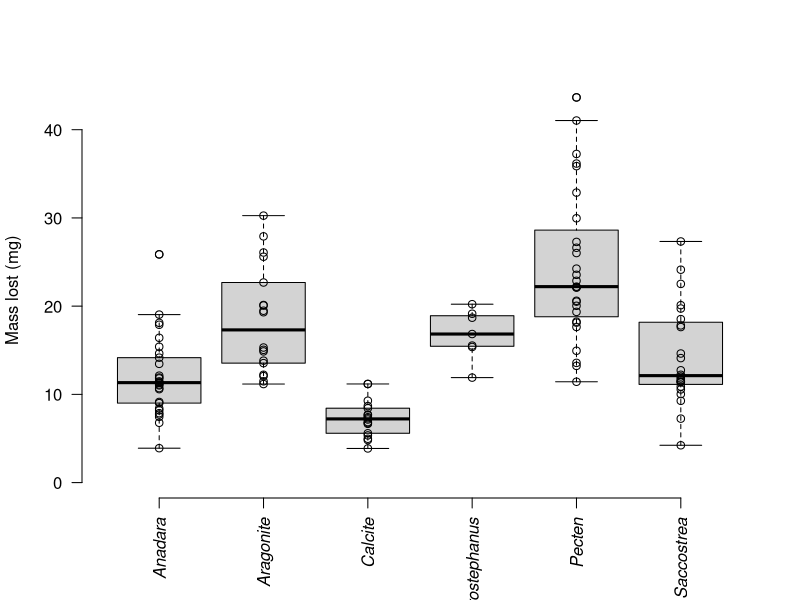
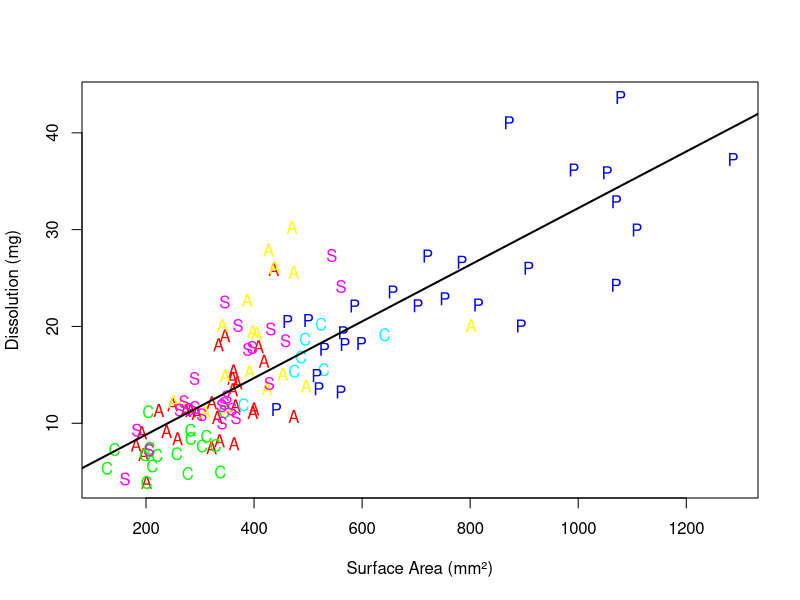
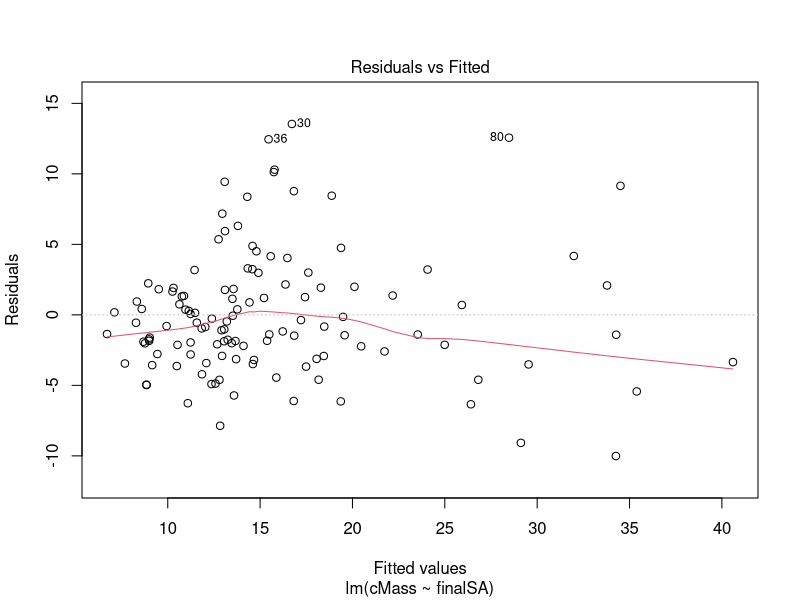
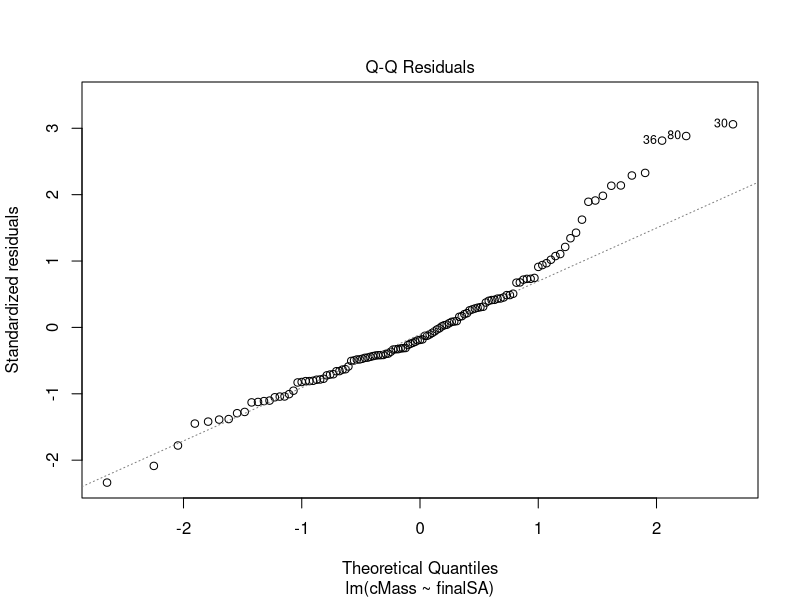
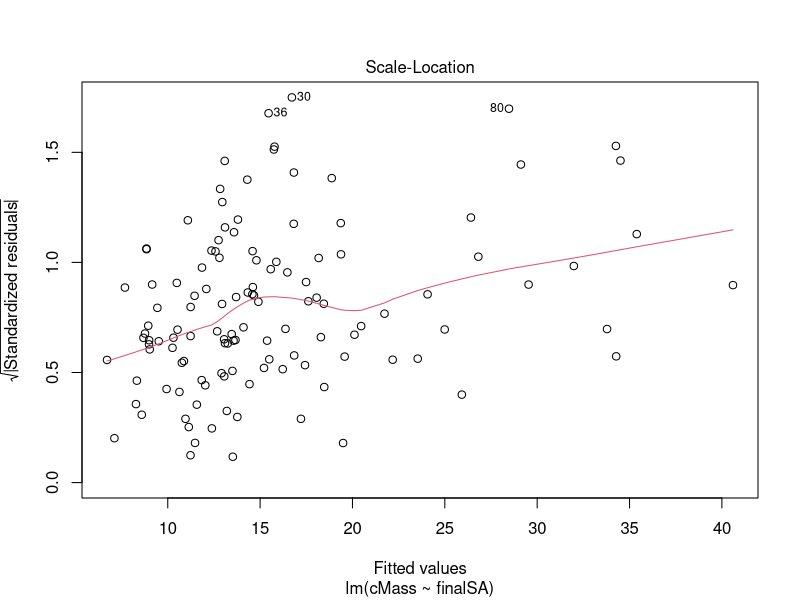
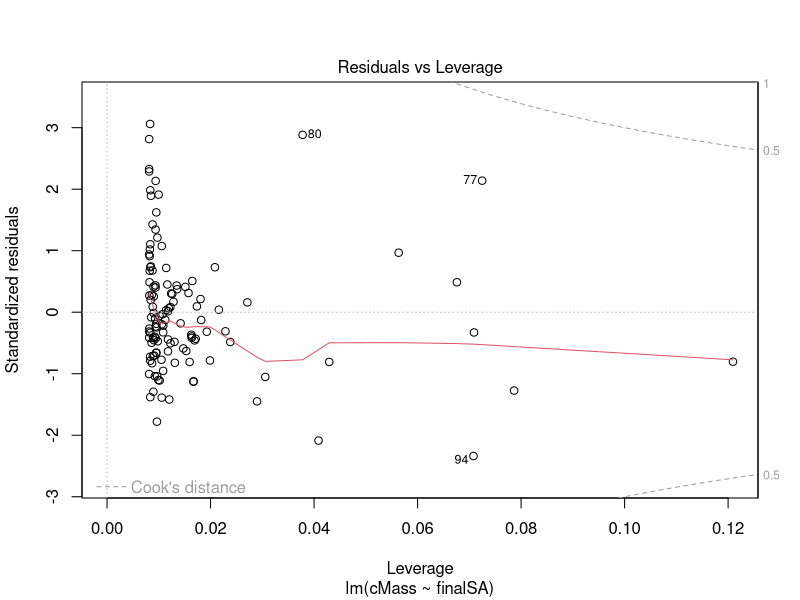
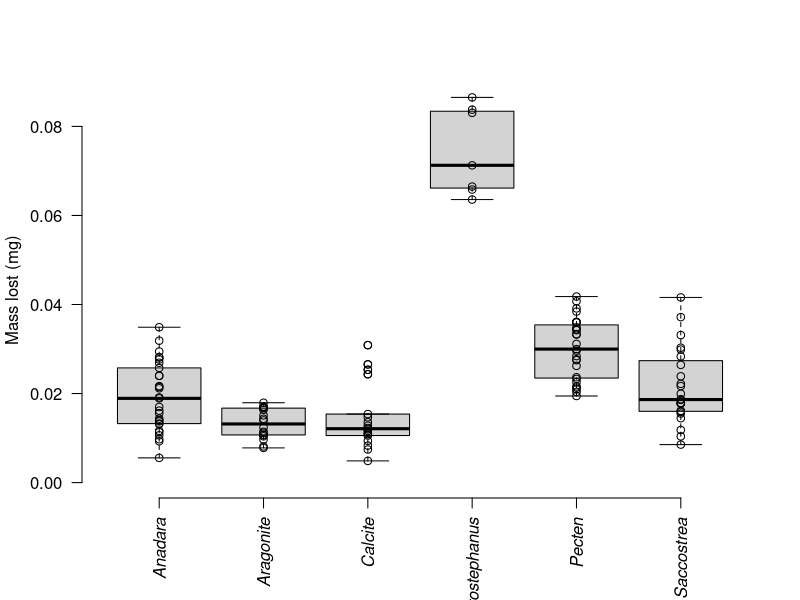
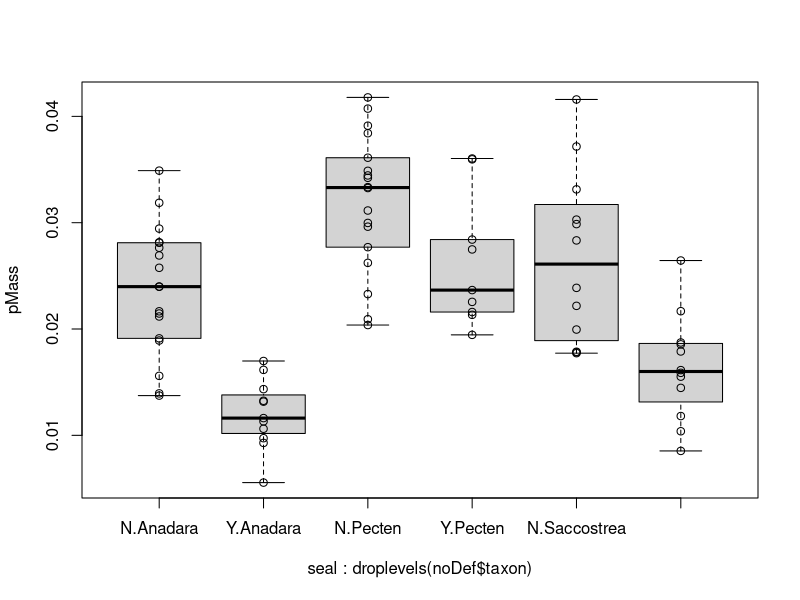

These figures' R source, in order:
################################  FILE LICENSE  ################################
#
#	This file is copyright (C) 2023 Mikayla Schmidt
#
#	This program is free software; you can redistribute it and/or modify it 
#	under the terms of version 3 the GNU General Public License as published 
#	by the Free Software Foundation.
#
#	This program is distributed in the hope that it will be useful, but WITHOUT
#	ANY WARRANTY; without even the implied warranty of MERCHANTABILITY or 
#	FITNESS FOR A PARTICULAR PURPOSE.  See the GNU General Public License for 
#	more details.
#
#	To view a copy of the license go to:
#	http://www.gnu.org/licenses/licenses.html#GPL
#	
################################################################################


#Script for analysis of cleaned data after processing, for Ch2 Expt 2
#0.0 Setup for everything
setwd("C:/Users/micke/OneDrive/Desktop/Ch2 data")
dShell <- read.csv('./Ch2Clean_Expt2.csv')

pData <- dShell
TAXA <- unique(pData$taxon)
pData$taxon <- as.factor(pData$taxon)
taxa <- sort(unique(pData$taxon))
tFont <- rep(3,length(taxa))
tFont[which(taxa == 'Anadara')] <- 1
taxaAbrev <- substring(taxa,0,5)
TAXA2 <- data.frame(taxon=taxa, tFont = tFont, tPoint=substring(taxa,0,1), tAbrev = taxaAbrev, tColor=rainbow(length(taxa)), tLine = 1:length(taxa))
#TAXA2$taxon <- factor(TAXA2$taxon, levels = c('Ethalia','Notocochlis', 'Liloa', 'Turbo', 'Alaona', 'Pinguitellina', 'Fustiaria', 'Halimeda', 'Marginopora', 'Aragonite', 'Calcite'))
#TAXA2 <- TAXA2[order(levels(TAXA2$taxon)),]
pData<-merge(pData,TAXA2,by='taxon')
#pData$taxon <- factor(pData$taxon, levels = c('Ethalia','Notocochlis', 'Liloa', 'Turbo', 'Alaona', 'Pinguitellina', 'Fustiaria', 'Halimeda', 'Marginopora', 'Aragonite', 'Calcite'))
pData$massSA <- pData$cMass/pData$finalSA


#1.0 First, cMass relationships  
#Which is mass lost by taxon 
plot(cMass ~ taxon, data=pData[!is.na(pData$cMass),], ylim=c(0,max(pData$cMass, na.rm=TRUE)), ann=FALSE, axes=FALSE)
points(cMass ~ taxon, data=pData[!is.na(pData$cMass),])
mtext('Mass lost (mg)', side=2, line=3)
axis(2, las=1)
axis(1, at=1:length(taxa), labels=taxa, font=3, cex=0.5, las=2)

#Dissolution by total mass (mg, cMass) relationship to surface area (mm^2)
plot(cMass ~ finalSA, data=pData, xlab='Surface Area (mm\u00b2)', ylab='Dissolution (mg)', col= pData$tColor, pch=substring(pData$taxon, 0, 2))
fit <- lm(cMass~finalSA, data=pData)
co <- coef(fit)
abline(fit, lwd=2)
plot(fit)
summary(fit)

#2.0 Then, looking at pMass relationships
#percent lost by taxon 
plot(pMass ~ taxon, data=pData[!is.na(pData$pMass),], ylim=c(0,max(pData$pMass, na.rm=TRUE)), ann=FALSE, axes=FALSE)
points(pMass ~ taxon, data=pData[!is.na(pData$pMass),])
mtext('Mass lost (mg)', side=2, line=3)
axis(2, las=1)
axis(1, at=1:length(taxa), labels=taxa, font=3, cex=0.5, las=2)

#percent lost by taxon by sealer presence
pData$seal <- factor(pData$seal)
noDef <- subset(pData, pData$taxon != 'Aragonite')
noDef <- subset(noDef, noDef$taxon != 'Calcite')
noDef <- subset(noDef, noDef$taxon != 'Centrostephanus')
droplevels(noDef$taxon)
boxplot(pMass ~ seal + droplevels(noDef$taxon), data=noDef)
stripchart(pMass ~ seal + droplevels(noDef$taxon), data = noDef, vertical=TRUE, add=TRUE, pch=1)


#Dissolution by total mass (mg, cMass) relationship to surface area (mm^2)
plot(pMass ~ finalSA, data=pData, xlab='Surface Area (mm\u00b2)', ylab='Dissolution (%)', col= pData$tColor, pch=substring(pData$taxon, 0, 2))
fit <- lm(pMass~finalSA, data=pData)
co <- coef(fit)
abline(fit, lwd=2)
plot(fit)
summary(fit)


#5.0 now getting into the actual comparison bit - looking at MassSA
#looked at percent mass lost, which is different, but standardizing for surface area fixes that
plot(massSA ~ taxon, data=pData)
points(massSA ~ taxon, data=pData)
mtext('Mass lost/surface area (mg/mm2)', side=2, line=3)
axis(2, las=1)
axis(1, at=1:length(taxa), labels=taxa, font=3, cex=0.5, las=2) 

#percent lost by taxon by sealer presence
pData$seal <- factor(pData$seal)
noDef <- subset(pData, pData$taxon != 'Aragonite')
noDef <- subset(noDef, noDef$taxon != 'Calcite')
noDef <- subset(noDef, noDef$taxon != 'Centrostephanus')
droplevels(noDef$taxon)
boxplot(massSA ~ seal + droplevels(noDef$taxon), data=noDef, ylab = 'Mass/Surface Area', xlab = 'Taxon and Sealer')
stripchart(massSA ~ seal + droplevels(noDef$taxon), data = noDef, vertical=TRUE, add=TRUE, pch=1)


#6.0 Now run loop that does t test of paired seal/unsealed for each taxon
#both t test and power analysis in one loop to see if it is significant and if so, how much
ttestResult <- data.frame(taxon = c('Anadara','Pecten','Saccostrea') , p.value = NA, a.p.value = NA, mean.diff=NA, conf.int1 = NA, conf.int2 = NA , n = NA, sd = NA, power = NA)
#note: 18 ana no, 11 ana yes, 18 pect no, 9 pect yes, 12 sacc no, 12 sacc yes
ttestResult$n <- 11
ttestResult[2, 'n'] <- 9
ttestResult[3, 'n'] <- 12

p = 0
for (T in ttestResult$taxon) {
  temp <- noDef[(noDef$taxon == T),]
  ttest.temp <- t.test(massSA ~ seal, data=temp)
  expMeanTemp <- aggregate(temp$massSA, by=list(temp$seal),FUN=mean, na.action=na.omit)
  expSDTemp <- aggregate(temp$massSA, by=list(temp$seal),FUN=sd)
  expSDBig <- pmax.int(expSDTemp$x)
  p <- p + 1
  power.temp <- power.t.test(n=ttestResult[p, 'n'] ,delta=(expMeanTemp[1,'x']-expMeanTemp[2,'x']),sd=expSDBig[2], sig.level=0.05,power=NULL, type = c('two.sample'))
  mean.diff <- abs(expMeanTemp[1,'x']-expMeanTemp[2,'x'])
  ttestResult[p, 'mean.diff'] <- round(mean.diff, digits=3)
  ttestResult[p, 'conf.int1'] <- round(ttest.temp$conf.int[1], digits=3)
  ttestResult[p, 'conf.int2'] <- round(ttest.temp$conf.int[2], digits=3)
  ttestResult[p, 'p.value'] <- round(ttest.temp$p.value, digits=3)
  ttestResult[p, 'a.p.value'] <- round(p.adjust(ttest.temp$p.value), digits=3)
  ttestResult[p, 'power'] <-  round(power.temp$power, digits=2)
  ttestResult[p, 'sd'] <-  round(expSDBig[2], digits=4)
}
ttestResult$a.p.value <- round(p.adjust(ttestResult$p.value), digits=4)
print(ttestResult)

#7.0 Second loop that looks at the power of each of those t tests
#and how many samples would be needed to get power of > 0.8

ttestResult2 <- data.frame(taxon = c('Anadara','Pecten','Saccostrea') , p.value = NA, n = NA, power = 0.8)
p = 0
for (T in ttestResult2$taxon) {
  temp <- noDef[(noDef$taxon == T),]
  expMeanTemp <- aggregate(temp$massSA, by=list(temp$seal),FUN=mean, na.action=na.omit)
  expSDTemp <- aggregate(temp$massSA, by=list(temp$seal),FUN=sd)
  expSDBig <- pmax.int(expSDTemp$x)
  p <- p + 1
  power.temp <- power.t.test(n=NULL ,delta=(expMeanTemp[1,'x']-expMeanTemp[2,'x']),sd=expSDBig[2], sig.level=0.05,power=0.8, type = c('two.sample'))
  mean.diff <- abs(expMeanTemp[1,'x']-expMeanTemp[2,'x'])
  ttestResult2[p, 'p.value'] <- 0.05
  ttestResult2[p, 'power'] <-  round(power.temp$power, digits=2)
  ttestResult2[p, 'n'] <-  power.temp$n
}
ttestResult2


#8.0 changing it into %/% standard
cTotal <- aggregate(pData$cMass, by = list(pData$exptID),FUN=sum)
colnames(cTotal)<-c('exptID','cTotal')
pData <- merge(pData, cTotal, by = 'exptID')
pData$percentTotal <- (pData$cMass)/(pData$cTotal) *100

#now for surface area
SATotal <- aggregate(pData$finalSA, by = list(pData$exptID),FUN=sum)
colnames(SATotal)<-c('exptID','SATotal')
pData <- merge(pData, SATotal, by = 'exptID')
pData$percentSATotal <- (pData$finalSA)/(pData$SATotal) * 100

#now standardized %/%
pData$perMassSA <- pData$percentTotal/pData$percentSATotal
plot(perMassSA~taxon, data= pData)
points(perMassSA~taxon, data = pData)  

#now just the sealer, % standardized 
pData$seal <- factor(pData$seal)
noDef <- subset(pData, pData$taxon != 'Aragonite')
noDef <- subset(noDef, noDef$taxon != 'Calcite')
noDef <- subset(noDef, noDef$taxon != 'Centrostephanus')
droplevels(noDef$taxon)
boxplot(perMassSA ~ seal + droplevels(noDef$taxon), data=noDef, ylab = 'Mass/Surface Area (Standardized)', xlab = 'Taxon')
stripchart(perMassSA ~ seal + droplevels(noDef$taxon), data = noDef, vertical=TRUE, add=TRUE, pch=1)


#t-test stuff with % standardized
ttestResult <- data.frame(taxon = c('Anadara','Pecten','Saccostrea') , p.value = NA, a.p.value = NA, mean.diff=NA, conf.int1 = NA, conf.int2 = NA , n = NA, sd = NA, power = NA)
ttestResult$n <- 11
ttestResult[2, 'n'] <- 9
ttestResult[3, 'n'] <- 12

p = 0
for (T in ttestResult$taxon) {
  temp <- noDef[(noDef$taxon == T),]
  ttest.temp <- t.test(perMassSA ~ seal, data=temp)
  expMeanTemp <- aggregate(temp$perMassSA, by=list(temp$seal),FUN=mean, na.action=na.omit)
  expSDTemp <- aggregate(temp$perMassSA, by=list(temp$seal),FUN=sd)
  expSDBig <- pmax.int(expSDTemp$x)
  p <- p + 1
  power.temp <- power.t.test(n=ttestResult[p, 'n'] ,delta=(expMeanTemp[1,'x']-expMeanTemp[2,'x']),sd=expSDBig[2], sig.level=0.05,power=NULL, type = c('two.sample'))
  mean.diff <- abs(expMeanTemp[1,'x']-expMeanTemp[2,'x'])
  ttestResult[p, 'mean.diff'] <- round(mean.diff, digits=3)
  ttestResult[p, 'conf.int1'] <- round(ttest.temp$conf.int[1], digits=3)
  ttestResult[p, 'conf.int2'] <- round(ttest.temp$conf.int[2], digits=3)
  ttestResult[p, 'p.value'] <- round(ttest.temp$p.value, digits=3)
  ttestResult[p, 'a.p.value'] <- round(p.adjust(ttest.temp$p.value), digits=3)
  ttestResult[p, 'power'] <-  round(power.temp$power, digits=2)
  ttestResult[p, 'sd'] <-  round(expSDBig[2], digits=4)
}
ttestResult$a.p.value <- round(p.adjust(ttestResult$p.value), digits=4)
ttestResult

#now how many with % standardized
ttestResult2 <- data.frame(taxon = c('Anadara','Pecten','Saccostrea') , p.value = NA, n = NA, power = 0.8)
p = 0
for (T in ttestResult2$taxon) {
  temp <- noDef[(noDef$taxon == T),]
  expMeanTemp <- aggregate(temp$perMassSA, by=list(temp$seal),FUN=mean, na.action=na.omit)
  expSDTemp <- aggregate(temp$perMassSA, by=list(temp$seal),FUN=sd)
  expSDBig <- pmax.int(expSDTemp$x)
  p <- p + 1
  power.temp <- power.t.test(n=NULL ,delta=(expMeanTemp[1,'x']-expMeanTemp[2,'x']),sd=expSDBig[2], sig.level=0.05,power=0.8, type = c('two.sample'))
  mean.diff <- abs(expMeanTemp[1,'x']-expMeanTemp[2,'x'])
  ttestResult2[p, 'p.value'] <- 0.05
  ttestResult2[p, 'power'] <-  round(power.temp$power, digits=2)
  ttestResult2[p, 'n'] <-  power.temp$n
}
ttestResult2

